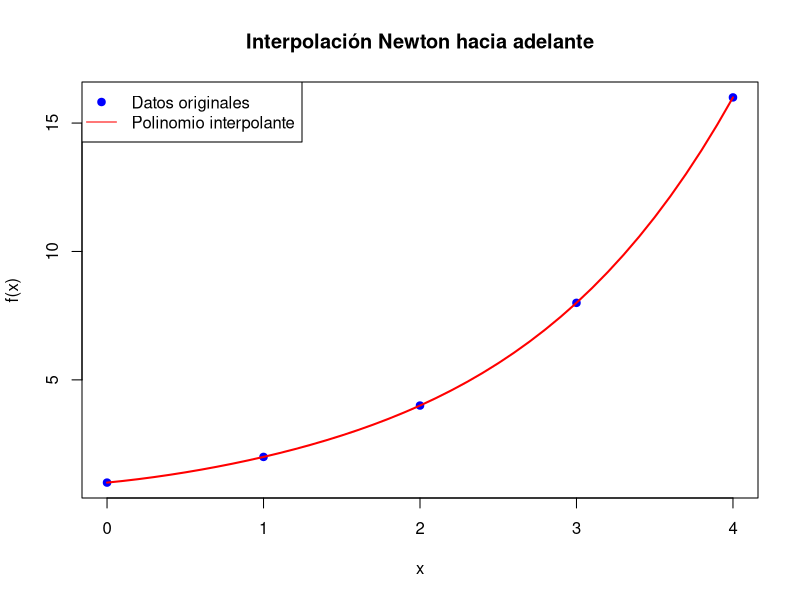
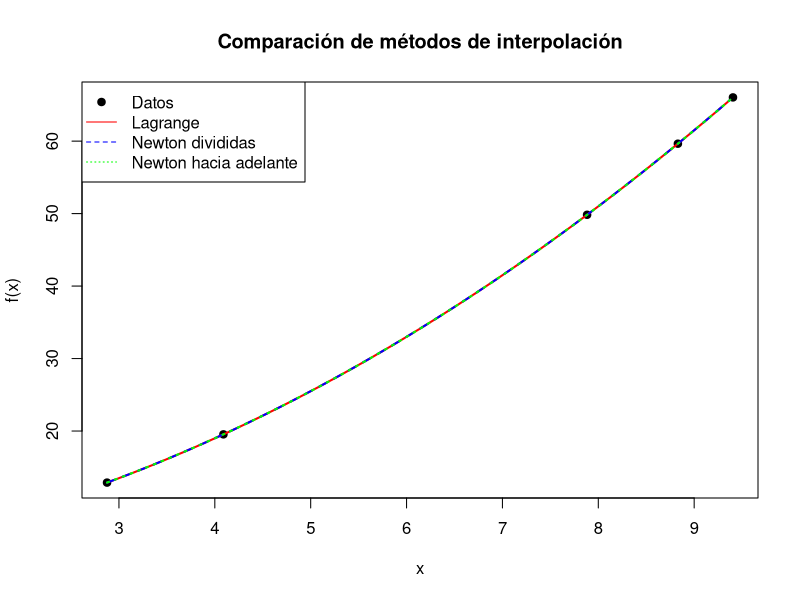
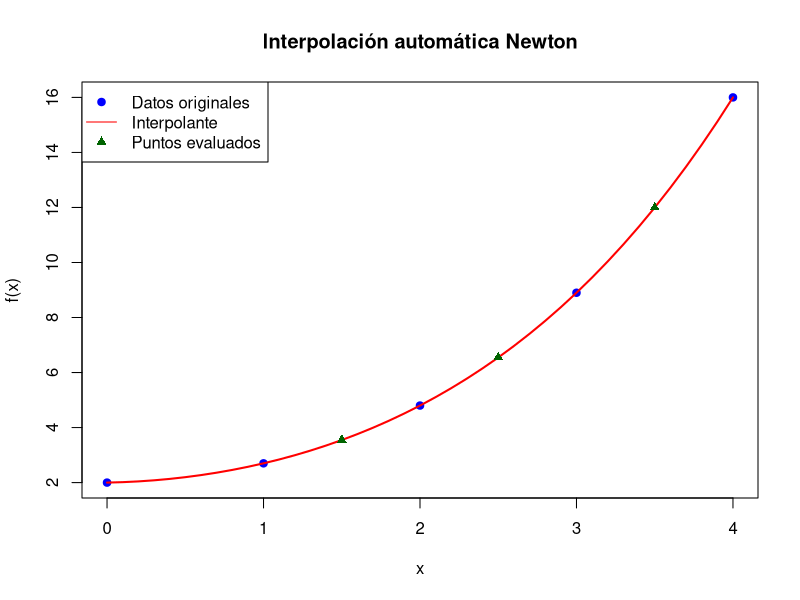

Write the R code that produced these figures, in order.
## ---- chunk 1
knitr::opts_chunk$set(echo = TRUE)
## ---- chunk 2
forward_diff_table <- function(x, y) {
  n <- length(y)
  diffs <- list(y)
  for (k in 1:(n - 1)) {
    diffs[[k + 1]] <- diff(diffs[[k]])
  }
  df <- data.frame(x = x)
  for (k in 1:length(diffs)) {
    col <- c(rep(NA, k - 1), diffs[[k]])
    df[[paste0("Δ", k - 1)]] <- col
  }
  return(list(diffs = diffs, table = df))
}

# Tabla de diferencias hacia atrás
backward_diff_table <- function(x, y) {
  n <- length(y)
  diffs <- list(y)
  for (k in 1:(n - 1)) {
    diffs[[k + 1]] <- diff(diffs[[k]])
  }
  df <- data.frame(x = x)
  for (k in 1:length(diffs)) {
    col <- c(diffs[[k]], rep(NA, k - 1))
    df[[paste0("∇", k - 1)]] <- col
  }
  return(list(diffs = diffs, table = df))
}

# Factorial
fact <- function(n) if (n <= 1) 1 else prod(1:n)

# Interpolación Newton equiespaciada automática
newton_interp_equispaced <- function(x_nodes, y_nodes, x_eval) {
  h <- x_nodes[2] - x_nodes[1]
  n <- length(x_nodes)
  
  # Decidir si usar hacia adelante o hacia atrás
  if (x_eval <= mean(x_nodes)) {
    method <- "adelante"
    diffs <- forward_diff_table(x_nodes, y_nodes)$diffs
    a <- sapply(diffs, function(v) v[1])
    s <- (x_eval - x_nodes[1]) / h
    p <- a[1]
    for (k in 2:length(a)) {
      term <- a[k]
      num <- 1
      for (j in 0:(k - 2)) num <- num * (s - j)
      p <- p + term * num / fact(k - 1)
    }
    # error de truncamiento (estimado con último término)
    error <- abs(a[length(a)] * s * prod(s - (0:(length(a) - 2))) / fact(length(a) - 1))
  } else {
    method <- "atrás"
    diffs <- backward_diff_table(x_nodes, y_nodes)$diffs
    a <- sapply(diffs, function(v) v[length(v)])
    s <- (x_eval - x_nodes[n]) / h
    p <- a[1]
    for (k in 2:length(a)) {
      term <- a[k]
      num <- 1
      for (j in 0:(k - 2)) num <- num * (s + j)
      p <- p + term * num / fact(k - 1)
    }
    error <- abs(a[length(a)] * s * prod(s + (0:(length(a) - 2))) / fact(length(a) - 1))
  }
  
  return(list(valor = p, metodo = method, error = error))
}

# Interpolación de Lagrange clásica
lagrange_interp <- function(x, y, x_eval) {
  n <- length(x)
  P <- 0
  for (i in 1:n) {
    L <- 1
    for (j in 1:n) {
      if (j != i) L <- L * (x_eval - x[j]) / (x[i] - x[j])
    }
    P <- P + y[i] * L
  }
  return(P)
}

# Interpolación de Newton (diferencias divididas)
newton_divididas <- function(x, y, x_eval) {
  n <- length(x)
  # Tabla de diferencias divididas
  dd <- matrix(0, n, n)
  dd[,1] <- y
  for (j in 2:n) {
    for (i in 1:(n - j + 1)) {
      dd[i, j] <- (dd[i + 1, j - 1] - dd[i, j - 1]) / (x[i + j - 1] - x[i])
    }
  }
  # Evaluación
  P <- dd[1, 1]
  for (j in 2:n) {
    term <- dd[1, j]
    for (k in 1:(j - 1)) term <- term * (x_eval - x[k])
    P <- P + term
  }
  return(list(valor = P, tabla = dd))
}
## ---- chunk 3
# Datos del ejercicio anterior (x = 0:4, f = 1,2,4,8,16)
x1 <- 0:4
y1 <- c(1, 2, 4, 8, 16)

# Tabla de diferencias
tabla1 <- forward_diff_table(x1, y1)
print("Tabla de diferencias progresivas:")
print(tabla1$table)

# Valor estimado f(2.5)
res1 <- newton_interp_equispaced(x1, y1, 2.5)
print(paste("Valor estimado f(2.5) =", round(res1$valor, 4)))
print(paste("Método usado:", res1$metodo))
print(paste("Error de truncamiento estimado:", round(res1$error, 6)))

# Comparación con valor real 2^2.5
real_25 <- 2^(2.5)
print(paste("Valor real =", round(real_25, 4)))
print(paste("Error total =", round(abs(res1$valor - real_25), 6)))

# Gráfica
# Gráfica sin error (corregida)
plot(x1, y1, pch = 19, col = "blue", main = "Interpolación Newton hacia adelante",
     xlab = "x", ylab = "f(x)")

# Función auxiliar para evaluar la interpolación punto a punto
interp_fun <- function(xx) newton_interp_equispaced(x1, y1, xx)$valor

# Secuencia de puntos para trazar la curva
x_seq <- seq(min(x1), max(x1), 0.1)
y_seq <- sapply(x_seq, interp_fun)

# Dibujar el polinomio interpolante
lines(x_seq, y_seq, col = "red", lwd = 2)

legend("topleft", legend = c("Datos originales", "Polinomio interpolante"),
       col = c("blue", "red"), pch = c(19, NA), lty = c(NA, 1))

## ---- chunk 4
set.seed(123)
x2 <- sort(runif(5, 0, 10))
y2 <- 3 + 2 * x2 + 0.5 * x2^2  # función cuadrática
x_plot <- seq(min(x2), max(x2), 0.1)

# Lagrange
y_lag <- sapply(x_plot, function(x) lagrange_interp(x2, y2, x))

# Newton divididas
y_new <- sapply(x_plot, function(x) newton_divididas(x2, y2, x)$valor)

# Newton hacia adelante (equiespaciado usando x equidistantes)
x_eq <- seq(min(x2), max(x2), length.out = 5)
y_eq <- 3 + 2 * x_eq + 0.5 * x_eq^2
y_forw <- sapply(x_plot, function(x) newton_interp_equispaced(x_eq, y_eq, x)$valor)

# Gráfica comparativa
plot(x2, y2, pch = 19, col = "black", xlab = "x", ylab = "f(x)",
     main = "Comparación de métodos de interpolación")
lines(x_plot, y_lag, col = "red", lwd = 2)
lines(x_plot, y_new, col = "blue", lwd = 2, lty = 2)
lines(x_plot, y_forw, col = "green", lwd = 2, lty = 3)
legend("topleft", legend = c("Datos", "Lagrange", "Newton divididas", "Newton hacia adelante"),
       col = c("black", "red", "blue", "green"), lty = c(NA, 1, 2, 3), pch = c(19, NA, NA, NA))
## ---- chunk 5
# Ejercicio 7 - Punto 3
x3 <- c(0, 1, 2, 3, 4)
y3 <- c(2.0, 2.7, 4.8, 8.9, 16.0)

# Evaluaciones automáticas
x_eval <- c(1.5, 2.5, 3.5)
resultados <- lapply(x_eval, function(xx) newton_interp_equispaced(x3, y3, xx))
valores_est <- sapply(resultados, function(r) r$valor)

# Reporte de resultados
print(data.frame(x_eval, f_estimado = valores_est))

# Comparación con función de referencia f(x) = 2^x
f_ref <- 2^x_eval
print(data.frame(x_eval, f_estimado = valores_est, f_real = f_ref,
                 error = f_ref - valores_est))

# Gráfica (corregida)
plot(x3, y3, pch = 19, col = "blue", main = "Interpolación automática Newton",
     xlab = "x", ylab = "f(x)")

# Evaluar punto a punto (evita error)
interp_fun <- function(xx) newton_interp_equispaced(x3, y3, xx)$valor
x_seq <- seq(min(x3), max(x3), 0.1)
y_seq <- sapply(x_seq, interp_fun)

lines(x_seq, y_seq, col = "red", lwd = 2)
points(x_eval, valores_est, col = "darkgreen", pch = 17)

legend("topleft",
       legend = c("Datos originales", "Interpolante", "Puntos evaluados"),
       col = c("blue", "red", "darkgreen"), pch = c(19, NA, 17), lty = c(NA, 1, NA))

